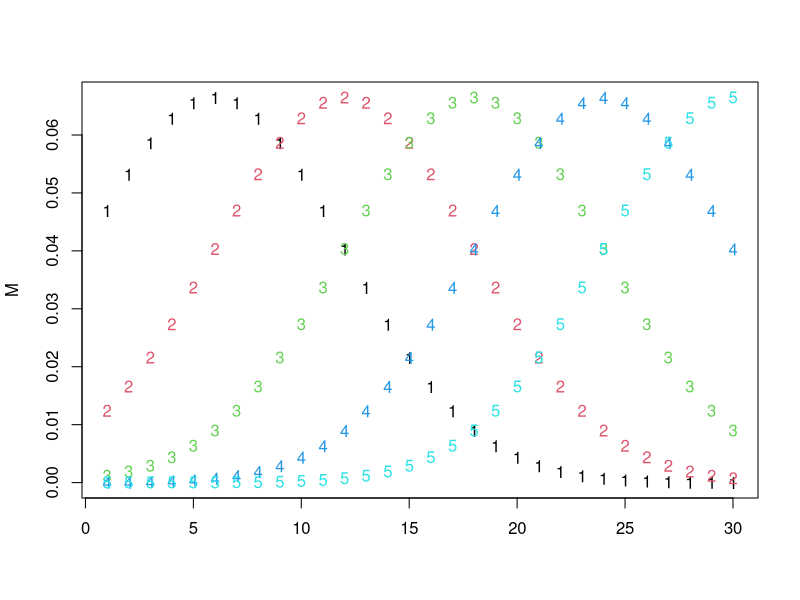
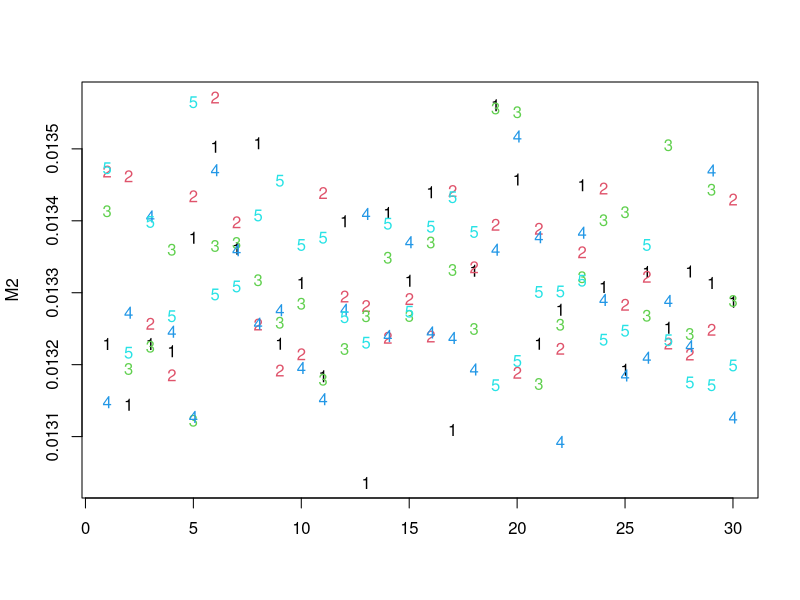
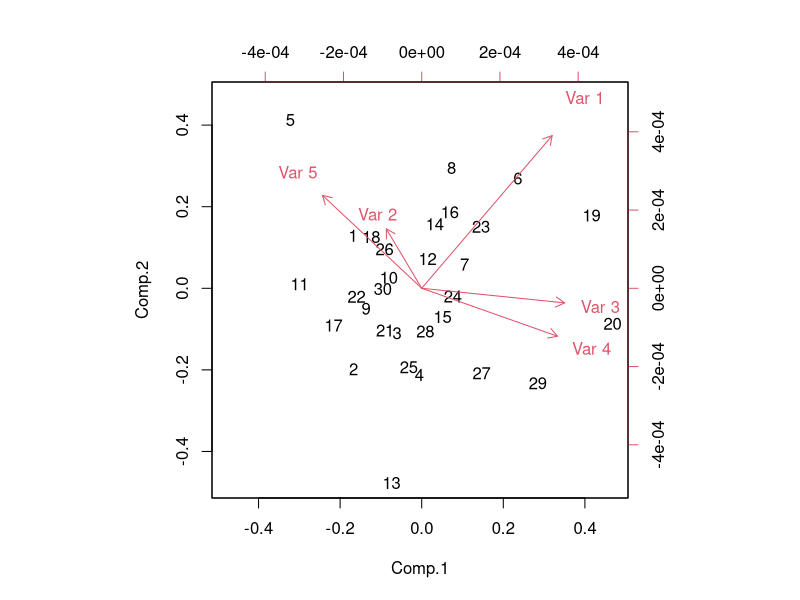
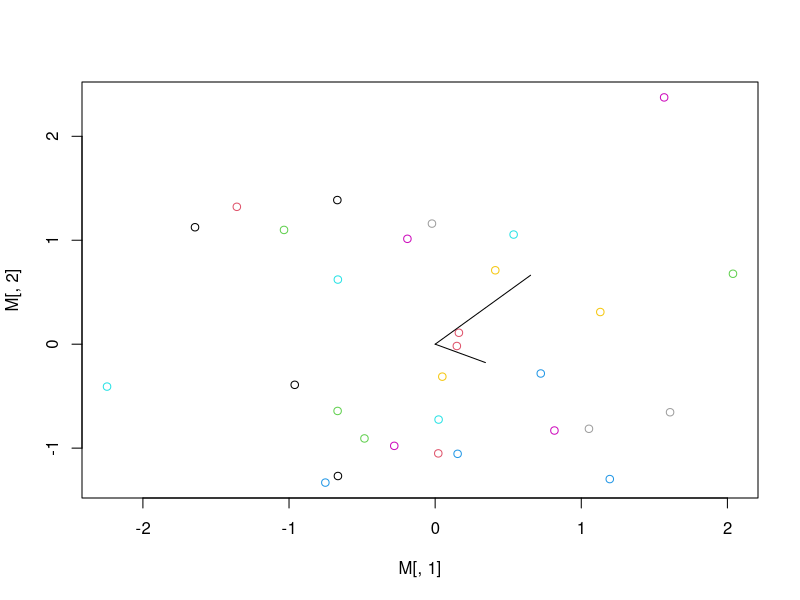
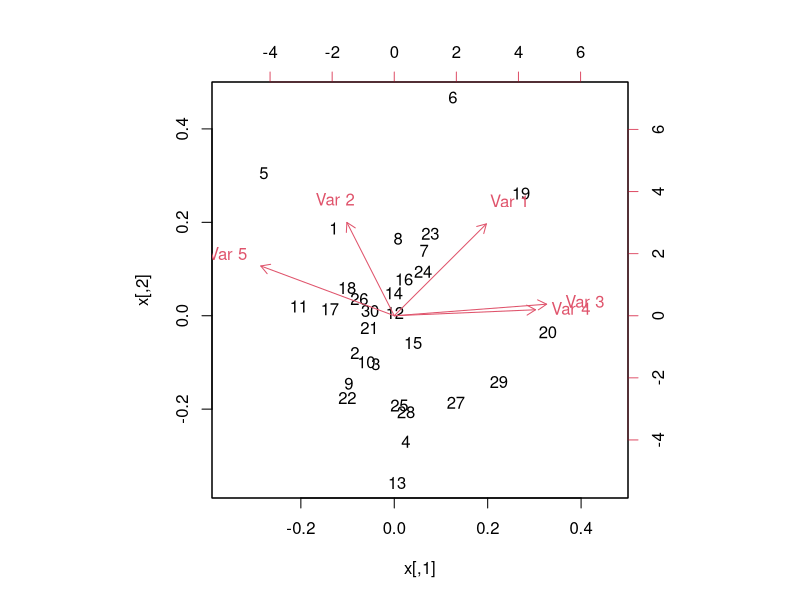
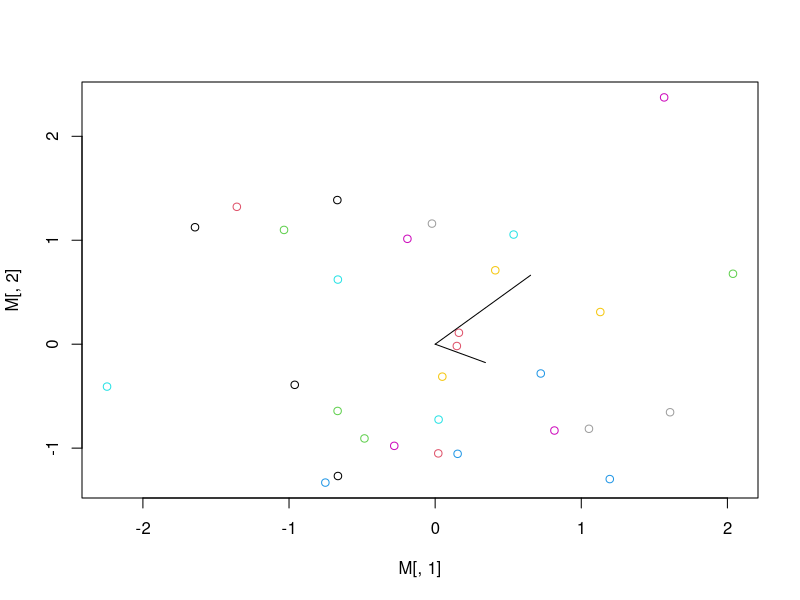
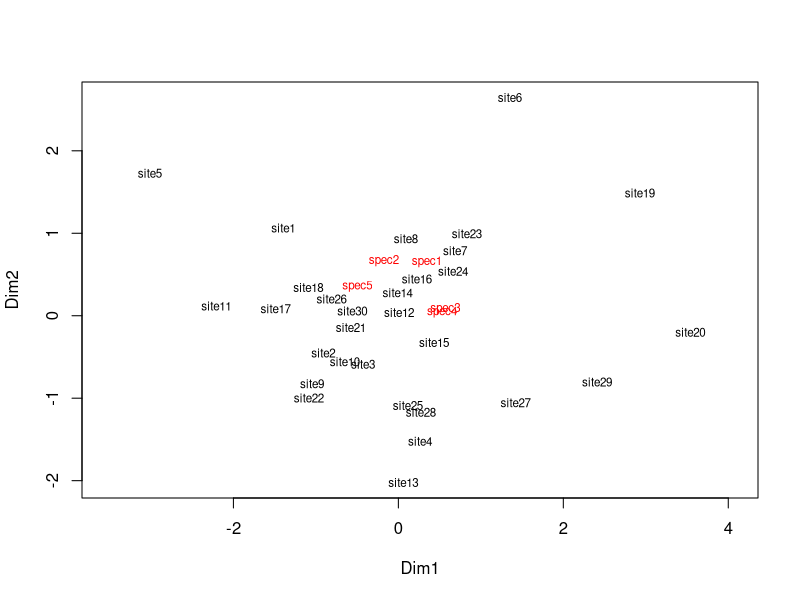
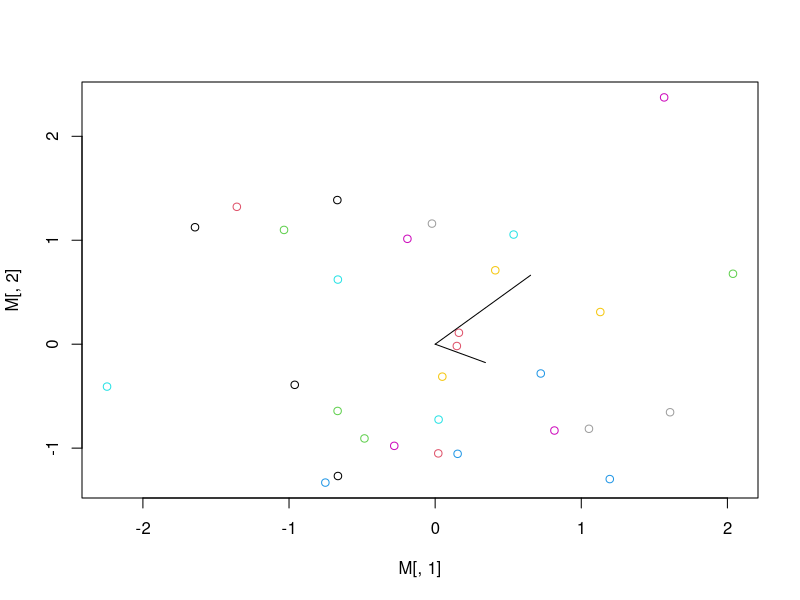

Generate these figures, in order, with R:
##########################################################################################
# PCA ---------------------------------------------------------------
##########################################################################################

# Library -----------------------------------------------------------------


# Simulate data --------------------------------------------------------------
n_features <- 5
feature <- 1:n_features
n_obs <- 30

optima <- 1:n_features*n_obs/n_features
M <- sapply(optima, function(x) dnorm(1:n_obs, x, n_obs/n_features))
matplot(M) # Features along an ordered "gradient" of observations 1:n_obs

optima2 <- runif(n_features, 0, n_obs)
M2 <- sapply(optima2, function(x) rnorm(n_obs, dnorm(1:n_obs, x, n_obs*10) * 10, 0.0001))
matplot(M2) # Features along an ordered "gradient" of observations 1:n_obs

M <- M2

getPCA <- function(M){
  ## 0. scale data, actually only centering is necessary (by subtracting the mean from data)
  M <- scale(M)

  ## 1. compute covariance matrix
  C <- cov(M)

  ## 2. get Eigenvectors and corresponding eigenvalues
  # Eigenvector properties:
  # - def: vector that multiplied with the matrix yields the same vector scaled with a scalar (the eigenvalue) M*v = s*v
  # - scaling the vector will not change its direction
  # - all eigenvectors of a matrix orthogonal
  Evector <- eigen(C)$vectors # n_features (unit!) eigenvectors
  evalue <- eigen(C, only.values = T)$values # n_features eigenvalues, already ordered decendingly!

  ## Eigenvectors of the covariance matrix characterize the axes of variation between the data
  ## and the corresponding eigenvalues are equivalent to the sd!
  plot(M[,1], M[,2], col = 1:n_obs)
  lines(c(0, Evector[1,1]), c(0, Evector[2,1])) # 1st eigenvector
  lines(c(0, Evector[1,2]), c(0, Evector[2,2])) # 2nd eigenvector

  ## For some reason princomp() sometimes reverts the direction of some Principal component:
  # Evector[,2] <- -Evector[,2] # ???

  ## 3. New data, transformed ("rotated") along the axes of Eigenvectors
  # What this is saying is that the first row of Scores is the sum of rows of M weighted by the first eigenvector.
  Scores <- t( t(Evector) %*% t(M) )
  # plot(Scores[,1], Scores[,2],  col = 1:n_obs)

  fakeprincomp <- list(sdev = evalue, # evalue/sum(evalue) #?
                       loadings = Evector,
                       center = attr(M, "scaled:center"),
                       scale = attr(M, "scaled:scale"),
                       n.obs = nrow(M),
                       scores = Scores,
                       call = 'fuckyou')
  class(fakeprincomp) <- "princomp"
  return(fakeprincomp)
}


biplot(princomp(M))
biplot(getPCA(M))


## Compare the resulting eigenvectors.
# princomp(M)$loadings
# getPCA(M)$loadings


# Other methods --------------------------------------------------------------------
library(vegan)
nmds <- vegan::metaMDS(M)

## We know the more or less true "distance" of features, because we have ordered them along 1:n_obs
gradient <- scale(1:n_obs)
gradient_error <- rnorm(gradient, gradient, 5)

ordiplot(getPCA(M), type = "text")

# M <- M2
ordisurf(getPCA(M), gradient)
ordisurf(metaMDS(M), gradient)


